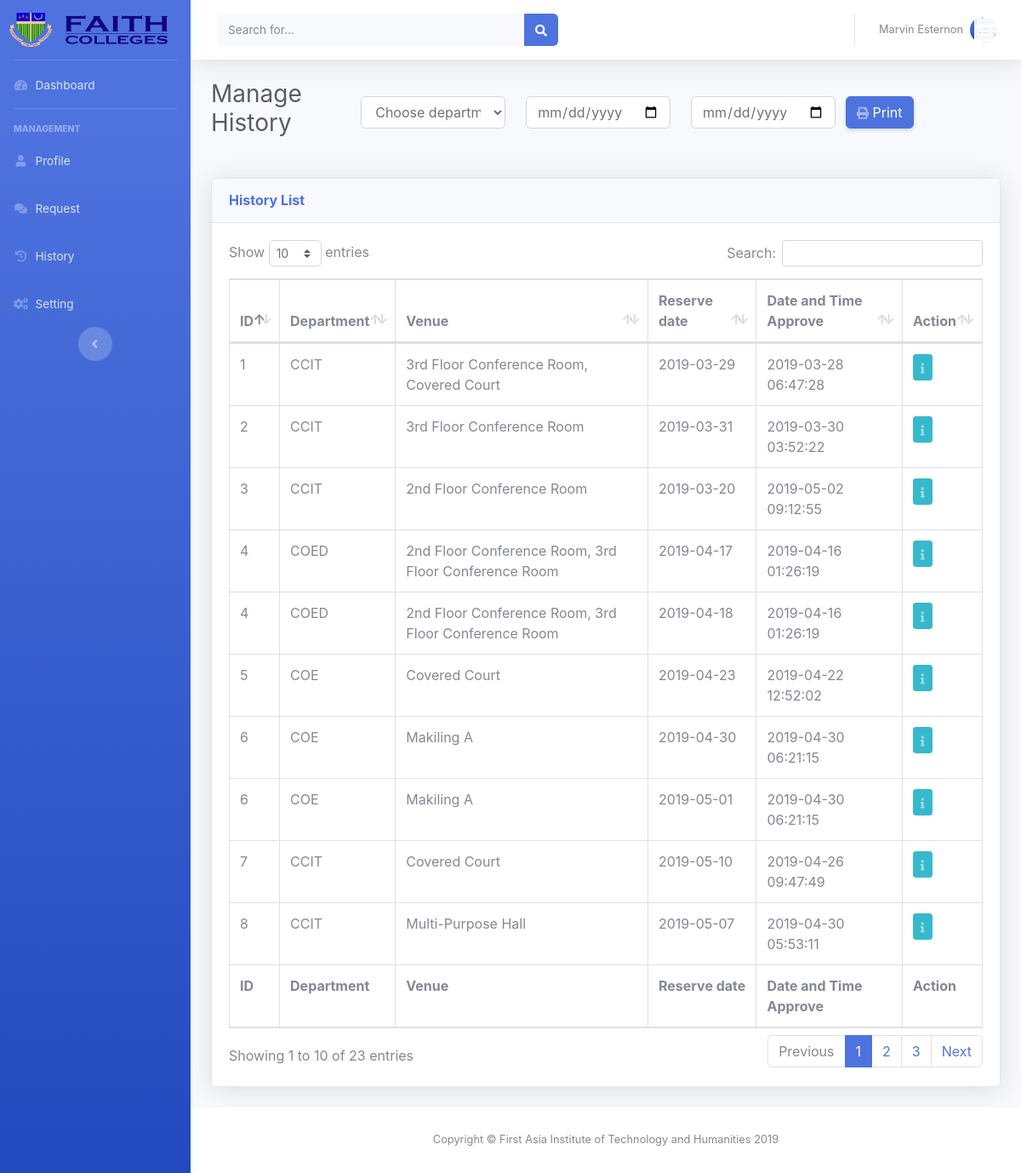
The page /pages/history.php (signed in) on the database its author committed.
### tables this page shows
CREATE TABLE `user_info_tb` (
  `ID` int(11) NOT NULL,
  `firstName` varchar(50) NOT NULL,
  `lastName` varchar(50) NOT NULL,
  `employeeNo` varchar(50) NOT NULL,
  `department` varchar(50) NOT NULL,
  `profilePic` varchar(500) NOT NULL
);

CREATE TABLE `reserve_tb` (
  `ID` int(11) NOT NULL,
  `reserve_id` int(11) NOT NULL,
  `employeeNo` varchar(50) NOT NULL,
  `firstName` varchar(50) NOT NULL,
  `lastName` varchar(50) NOT NULL,
  `purpose` varchar(999) NOT NULL,
  `department` varchar(50) NOT NULL,
  `venue` varchar(100) NOT NULL,
  `participant` int(99) NOT NULL,
  `item` varchar(100) NOT NULL,
  `itemCapacity` varchar(100) NOT NULL,
  `detailRequest` text NOT NULL,
  `status` int(11) NOT NULL,
  `dateApprove` date DEFAULT NULL,
  `timeApprove` time DEFAULT NULL,
  `dateTimeFile` varchar(100) NOT NULL
);

CREATE TABLE `reservedate_tb` (
  `ID` int(11) NOT NULL,
  `reservation_id` int(11) NOT NULL,
  `dateEvent` varchar(100) NOT NULL,
  `startTime` varchar(100) NOT NULL,
  `endTime` varchar(100) NOT NULL
);

### database/database.php (called while the page is built, shortened)
<?php
	function getBaseUrl() {
        $currentPath = $_SERVER['PHP_SELF'];
        $hostName = $_SERVER['HTTP_HOST'];
        $protocol = strtolower(substr($_SERVER["SERVER_PROTOCOL"],0,5))=='https://'?'https://':'http://';
        return $protocol.$hostName."/".$GLOBALS['projectName'];
    }
    function userInfo(){
        include 'connection.php';
        $user = $_SESSION['user']['employeeNo'];
        return $row = mysqli_query($con,"SELECT * FROM user_info_tb LEFT JOIN users_tb ON user_info_tb.employeeNo = users_tb.employeeNo WHERE users_tb.employeeNo = '$user'");
    }
    function getRequestHistorySOP(){
        include 'connection.php';
        $dateToday = date('Y-m-d');
        return $row = mysqli_query($con,"SELECT * FROM reserve_tb LEFT JOIN reservedate_tb ON reserve_tb.reserve_id = reservedate_tb.reservation_id WHERE status = 2 AND reservedate_tb.dateEvent <= '$dateToday'");
    }
?>

### pages/history.php (the view, shortened to what this page needs)
<?php
  include '../database/database.php';
?>
<!DOCTYPE html>
<html lang="en">
<?php include '../template/heading.php'; ?>
<body id="page-top">
  <div id="wrapper">
    <?php
      if($_SESSION['user']['role'] == 'Secretary of OP'){
    ?>
    <?php include "../template/sideBarSOP.php" ?>
    <?php
      } else if($_SESSION['user']['role'] == 'Secretary'){
    ?>
    <?php include "../template/sideBarSec.php" ?>
    <?php
      } else {
    ?>
    <?php include "../template/sideBarDean.php" ?>
    <?php
      }
    ?>
    <div id="content-wrapper" class="d-flex flex-column">
      <div id="content">
        <nav class="navbar navbar-expand navbar-light bg-white topbar mb-4 static-top shadow">
          <form class="d-none d-sm-inline-block form-inline mr-auto ml-md-3 my-2 my-md-0 mw-100 navbar-search">
            <div class="input-group">
              <input type="text" class="form-control bg-light border-0 small" placeholder="Search for..." aria-label="Search" aria-describedby="basic-addon2">
              <div class="input-group-append">
                <button class="btn btn-primary" type="button">
                  <i class="fas fa-search fa-sm"></i>
                </button>
              </div>
            </div>
          </form>
          <ul class="navbar-nav ml-auto">
            <?php
              include '../template/session.php';
            ?>
          </ul>
        </nav>
        <div class="container-fluid">
          <div class="d-sm-flex align-items-center justify-content-between mb-4">
            <h1 class="h3 mb-4 text-gray-800">Manage History</h1>
            <form action="printHistory.php" target="_blank" method="POST">
              <div class="form-group row">
                <div class="col-lg-3">
                  <select class="form-control" name="department" id="department" required="" oninvalid="this.setCustomValidity('Please choose department')" oninput="setCustomValidity('')">
                    <option value="">Choose department</option>
                  </select>
                </div>
                <div class="col-lg-3">
                  <input type="date" name="startDate" id="startDate" class="form-control form-control" required="" oninvalid="this.setCustomValidity('Please choose start date')" oninput="setCustomValidity('')">
                </div>
                <div class="col-lg-3">
                  <input type="date" name="endDate" id="endDate" class="form-control form-control" required="" oninvalid="this.setCustomValidity('Please choose end date')" oninput="setCustomValidity('')">
                </div>
                <button  class="btn btn-primary shadow-sm" id="searchDate" name="searchDate"><i class="fas fa-print fa-sm text-white-50"></i> Print</button>
              </div>
            </form>
          </div>
          <div class="card shadow mb-4">
            <div class="card-header py-3">
              <h6 class="m-0 font-weight-bold text-primary">History List </h6>
            </div>
            <div class="card-body">
              <div class="table-responsive">
                <table class="table table-bordered" id="dataTable" width="100%" cellspacing="0">
                  <thead>
                    <tr>
                      <th>ID</th>
                      <th>Department</th>
                      <th>Venue</th>
                      <th>Reserve date</th>
                      <th>Date and Time Approve</th>
                      <th>Action</th>
                    </tr>
                  </thead>
                  <tfoot>
                    <tr>
                      <th>ID</th>
                      <th>Department</th>
                      <th>Venue</th>
                      <th>Reserve date</th>
                      <th>Date and Time Approve</th>
                      <th>Action</th>
                    </tr>
                  </tfoot>
                  <tbody>
                    <?php
                      $request = getRequestHistorySOP();
                      while($rowRequest = mysqli_fetch_assoc($request)){
                        extract($rowRequest);
                    ?>
                    <tr>
                      <td><?php echo $reserve_id; ?></td>
                      <td><?php echo $department; ?></td>
                      <td><?php echo $venue; ?></td>
                      <td><?php echo $dateEvent; ?></td>
                      <td><?php echo $dateApprove; ?> <?php echo $timeApprove ?></td>
                      <td><a href="<?php echo getBaseUrl() ?>pages/viewHistoryInfo.php?id=<?php echo $reserve_id ?>"><button class="btn btn-info  btn-sm"><i class="fas fa-info fa-sm text-white-50"></i></button></a></td>
                    </tr>
                    <?php } ?>
                  </tbody>
                </table>
              </div>
            </div>
          </div>
        </div>
      </div>
      <footer class="sticky-footer bg-white">
        <div class="container my-auto">
          <div class="copyright text-center my-auto">
            <span>Copyright &copy; First Asia Institute of Technology and Humanities 2019</span>
          </div>
        </div>
      </footer>
    </div>
  </div>
</body>
</html>

### template/session.php (shortened to what this page needs)
<li class="nav-item dropdown no-arrow">
  <a class="nav-link dropdown-toggle" href="#" id="userDropdown" role="button" data-toggle="dropdown" aria-haspopup="true" aria-expanded="false">
    <span class="mr-2 d-none d-lg-inline text-gray-600 small">
      <?php $user = userInfo();
            $row = mysqli_fetch_array($user);
      ?>
      <?php echo $row['firstName']; ?> <?php echo $row['lastName']; ?>
    </span>
    <img class="img-profile rounded-circle" src="<?php echo getBaseUrl() ?>profile/<?php echo $row['profilePic']; ?>">
  </a>
</li>

### rows shown on the page
user_info_tb: firstName "Marvin", lastName "Esternon", profilePic (picture)
reserve_tb: reserve "2", department "CCIT", venue "3rd Floor Conference Room", reservedate_tb.dateEvent "2019-03-31", dateApprove "2019-03-30", timeApprove "03:52:22"
reserve_tb: reserve "4", department "COED", venue "2nd Floor Conference Room, 3rd Floor Conference Room", reservedate_tb.dateEvent "2019-04-17", dateApprove "2019-04-16", timeApprove "01:26:19", reservedate_tb.dateEvent "2019-04-18"
reserve_tb: reserve "5", department "COE", venue "Covered Court", reservedate_tb.dateEvent "2019-04-23", dateApprove "2019-04-22", timeApprove "12:52:02"
reserve_tb: reserve "6", department "COE", venue "Makiling A", reservedate_tb.dateEvent "2019-04-30", dateApprove "2019-04-30", timeApprove "06:21:15", reservedate_tb.dateEvent "2019-05-01"
reserve_tb: reserve "7", department "CCIT", venue "Covered Court", reservedate_tb.dateEvent "2019-05-10", dateApprove "2019-04-26", timeApprove "09:47:49"
reserve_tb: reserve "1", department "CCIT", venue "3rd Floor Conference Room, Covered Court", reservedate_tb.dateEvent "2019-03-29", dateApprove "2019-03-28", timeApprove "06:47:28"
reserve_tb: reserve "8", department "CCIT", venue "Multi-Purpose Hall", reservedate_tb.dateEvent "2019-05-07", dateApprove "2019-04-30", timeApprove "05:53:11"
reserve_tb: reserve "3", department "CCIT", venue "2nd Floor Conference Room", reservedate_tb.dateEvent "2019-03-20", dateApprove "2019-05-02", timeApprove "09:12:55"
